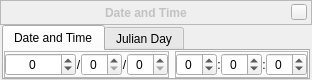
<?xml version="1.0" encoding="UTF-8"?>
<ui version="4.0">
 <class>dateTimeDialogForm</class>
 <widget class="QWidget" name="dateTimeDialogForm">
  <property name="geometry">
   <rect>
    <x>0</x>
    <y>0</y>
    <width>312</width>
    <height>74</height>
   </rect>
  </property>
  <property name="styleSheet">
   <string notr="true"/>
  </property>
  <layout class="QGridLayout" name="gridLayout">
   <property name="leftMargin">
    <number>0</number>
   </property>
   <property name="topMargin">
    <number>0</number>
   </property>
   <property name="rightMargin">
    <number>0</number>
   </property>
   <property name="bottomMargin">
    <number>0</number>
   </property>
   <property name="spacing">
    <number>0</number>
   </property>
   <item row="2" column="1">
    <widget class="QTabWidget" name="dateTimeTabWidget">
     <property name="currentIndex">
      <number>0</number>
     </property>
     <widget class="QWidget" name="dateTimeTab">
      <attribute name="title">
       <string>Date and Time</string>
      </attribute>
      <attribute name="toolTip">
       <string>Date and Time in Gregorian calendar</string>
      </attribute>
      <layout class="QGridLayout" name="gridLayout_2">
       <property name="leftMargin">
        <number>0</number>
       </property>
       <property name="topMargin">
        <number>0</number>
       </property>
       <property name="rightMargin">
        <number>0</number>
       </property>
       <property name="bottomMargin">
        <number>0</number>
       </property>
       <item row="0" column="0">
        <widget class="QFrame" name="dateFrame">
         <property name="frameShape">
          <enum>QFrame::StyledPanel</enum>
         </property>
         <layout class="QHBoxLayout" name="horizontalLayout">
          <property name="spacing">
           <number>0</number>
          </property>
          <property name="leftMargin">
           <number>0</number>
          </property>
          <property name="topMargin">
           <number>0</number>
          </property>
          <property name="rightMargin">
           <number>0</number>
          </property>
          <property name="bottomMargin">
           <number>0</number>
          </property>
          <item>
           <widget class="QSpinBox" name="spinner_year">
            <property name="sizePolicy">
             <sizepolicy hsizetype="Fixed" vsizetype="Fixed">
              <horstretch>0</horstretch>
              <verstretch>0</verstretch>
             </sizepolicy>
            </property>
            <property name="focusPolicy">
             <enum>Qt::StrongFocus</enum>
            </property>
            <property name="contextMenuPolicy">
             <enum>Qt::NoContextMenu</enum>
            </property>
            <property name="wrapping">
             <bool>false</bool>
            </property>
            <property name="frame">
             <bool>true</bool>
            </property>
            <property name="alignment">
             <set>Qt::AlignCenter</set>
            </property>
            <property name="minimum">
             <number>-1000000</number>
            </property>
            <property name="maximum">
             <number>1000000</number>
            </property>
           </widget>
          </item>
          <item>
           <widget class="QLabel" name="dateDelimiterLabel1">
            <property name="enabled">
             <bool>true</bool>
            </property>
            <property name="sizePolicy">
             <sizepolicy hsizetype="Expanding" vsizetype="Minimum">
              <horstretch>0</horstretch>
              <verstretch>0</verstretch>
             </sizepolicy>
            </property>
            <property name="maximumSize">
             <size>
              <width>10</width>
              <height>16777215</height>
             </size>
            </property>
            <property name="text">
             <string notr="true">/</string>
            </property>
            <property name="alignment">
             <set>Qt::AlignCenter</set>
            </property>
           </widget>
          </item>
          <item>
           <widget class="QSpinBox" name="spinner_month">
            <property name="sizePolicy">
             <sizepolicy hsizetype="Fixed" vsizetype="Fixed">
              <horstretch>0</horstretch>
              <verstretch>0</verstretch>
             </sizepolicy>
            </property>
            <property name="focusPolicy">
             <enum>Qt::StrongFocus</enum>
            </property>
            <property name="contextMenuPolicy">
             <enum>Qt::NoContextMenu</enum>
            </property>
            <property name="frame">
             <bool>true</bool>
            </property>
            <property name="alignment">
             <set>Qt::AlignCenter</set>
            </property>
            <property name="minimum">
             <number>0</number>
            </property>
            <property name="maximum">
             <number>13</number>
            </property>
           </widget>
          </item>
          <item>
           <widget class="QLabel" name="dateDelimiterLabel2">
            <property name="sizePolicy">
             <sizepolicy hsizetype="Expanding" vsizetype="Preferred">
              <horstretch>0</horstretch>
              <verstretch>0</verstretch>
             </sizepolicy>
            </property>
            <property name="maximumSize">
             <size>
              <width>10</width>
              <height>16777215</height>
             </size>
            </property>
            <property name="text">
             <string notr="true">/</string>
            </property>
            <property name="alignment">
             <set>Qt::AlignCenter</set>
            </property>
           </widget>
          </item>
          <item>
           <widget class="QSpinBox" name="spinner_day">
            <property name="sizePolicy">
             <sizepolicy hsizetype="Fixed" vsizetype="Fixed">
              <horstretch>0</horstretch>
              <verstretch>0</verstretch>
             </sizepolicy>
            </property>
            <property name="focusPolicy">
             <enum>Qt::StrongFocus</enum>
            </property>
            <property name="contextMenuPolicy">
             <enum>Qt::NoContextMenu</enum>
            </property>
            <property name="frame">
             <bool>true</bool>
            </property>
            <property name="alignment">
             <set>Qt::AlignCenter</set>
            </property>
            <property name="minimum">
             <number>0</number>
            </property>
            <property name="maximum">
             <number>32</number>
            </property>
           </widget>
          </item>
         </layout>
        </widget>
       </item>
       <item row="0" column="1">
        <widget class="QFrame" name="timeFrame">
         <property name="sizePolicy">
          <sizepolicy hsizetype="Preferred" vsizetype="Preferred">
           <horstretch>0</horstretch>
           <verstretch>0</verstretch>
          </sizepolicy>
         </property>
         <property name="font">
          <font/>
         </property>
         <property name="frameShape">
          <enum>QFrame::StyledPanel</enum>
         </property>
         <layout class="QHBoxLayout" name="horizontalLayout_2">
          <property name="spacing">
           <number>0</number>
          </property>
          <property name="leftMargin">
           <number>0</number>
          </property>
          <property name="topMargin">
           <number>0</number>
          </property>
          <property name="rightMargin">
           <number>0</number>
          </property>
          <property name="bottomMargin">
           <number>0</number>
          </property>
          <item>
           <widget class="QSpinBox" name="spinner_hour">
            <property name="sizePolicy">
             <sizepolicy hsizetype="Fixed" vsizetype="Fixed">
              <horstretch>0</horstretch>
              <verstretch>0</verstretch>
             </sizepolicy>
            </property>
            <property name="focusPolicy">
             <enum>Qt::StrongFocus</enum>
            </property>
            <property name="contextMenuPolicy">
             <enum>Qt::NoContextMenu</enum>
            </property>
            <property name="alignment">
             <set>Qt::AlignCenter</set>
            </property>
            <property name="minimum">
             <number>-1</number>
            </property>
            <property name="maximum">
             <number>24</number>
            </property>
           </widget>
          </item>
          <item>
           <widget class="QLabel" name="label_3">
            <property name="sizePolicy">
             <sizepolicy hsizetype="Expanding" vsizetype="Preferred">
              <horstretch>0</horstretch>
              <verstretch>0</verstretch>
             </sizepolicy>
            </property>
            <property name="maximumSize">
             <size>
              <width>10</width>
              <height>16777215</height>
             </size>
            </property>
            <property name="text">
             <string notr="true">:</string>
            </property>
            <property name="alignment">
             <set>Qt::AlignCenter</set>
            </property>
           </widget>
          </item>
          <item>
           <widget class="QSpinBox" name="spinner_minute">
            <property name="sizePolicy">
             <sizepolicy hsizetype="Fixed" vsizetype="Fixed">
              <horstretch>0</horstretch>
              <verstretch>0</verstretch>
             </sizepolicy>
            </property>
            <property name="focusPolicy">
             <enum>Qt::StrongFocus</enum>
            </property>
            <property name="contextMenuPolicy">
             <enum>Qt::NoContextMenu</enum>
            </property>
            <property name="alignment">
             <set>Qt::AlignCenter</set>
            </property>
            <property name="minimum">
             <number>-1</number>
            </property>
            <property name="maximum">
             <number>60</number>
            </property>
           </widget>
          </item>
          <item>
           <widget class="QLabel" name="label_4">
            <property name="sizePolicy">
             <sizepolicy hsizetype="Expanding" vsizetype="Preferred">
              <horstretch>0</horstretch>
              <verstretch>0</verstretch>
             </sizepolicy>
            </property>
            <property name="maximumSize">
             <size>
              <width>10</width>
              <height>16777215</height>
             </size>
            </property>
            <property name="autoFillBackground">
             <bool>false</bool>
            </property>
            <property name="text">
             <string notr="true">:</string>
            </property>
            <property name="alignment">
             <set>Qt::AlignCenter</set>
            </property>
           </widget>
          </item>
          <item>
           <widget class="QSpinBox" name="spinner_second">
            <property name="sizePolicy">
             <sizepolicy hsizetype="Fixed" vsizetype="Fixed">
              <horstretch>0</horstretch>
              <verstretch>0</verstretch>
             </sizepolicy>
            </property>
            <property name="focusPolicy">
             <enum>Qt::StrongFocus</enum>
            </property>
            <property name="contextMenuPolicy">
             <enum>Qt::NoContextMenu</enum>
            </property>
            <property name="frame">
             <bool>true</bool>
            </property>
            <property name="alignment">
             <set>Qt::AlignCenter</set>
            </property>
            <property name="buttonSymbols">
             <enum>QAbstractSpinBox::UpDownArrows</enum>
            </property>
            <property name="accelerated">
             <bool>true</bool>
            </property>
            <property name="prefix">
             <string/>
            </property>
            <property name="minimum">
             <number>-1</number>
            </property>
            <property name="maximum">
             <number>60</number>
            </property>
           </widget>
          </item>
         </layout>
        </widget>
       </item>
      </layout>
     </widget>
     <widget class="QWidget" name="julianDateTab">
      <attribute name="title">
       <string>Julian Day</string>
      </attribute>
      <layout class="QGridLayout" name="gridLayout_3">
       <property name="leftMargin">
        <number>0</number>
       </property>
       <property name="topMargin">
        <number>0</number>
       </property>
       <property name="rightMargin">
        <number>0</number>
       </property>
       <property name="bottomMargin">
        <number>0</number>
       </property>
       <item row="0" column="1">
        <widget class="QFrame" name="jdFrame">
         <property name="frameShape">
          <enum>QFrame::StyledPanel</enum>
         </property>
         <property name="frameShadow">
          <enum>QFrame::Plain</enum>
         </property>
         <layout class="QHBoxLayout" name="horizontalLayout_3">
          <property name="spacing">
           <number>0</number>
          </property>
          <property name="leftMargin">
           <number>5</number>
          </property>
          <property name="topMargin">
           <number>0</number>
          </property>
          <property name="rightMargin">
           <number>0</number>
          </property>
          <property name="bottomMargin">
           <number>0</number>
          </property>
          <item>
           <widget class="QLabel" name="label_5">
            <property name="toolTip">
             <string>Julian Day</string>
            </property>
            <property name="text">
             <string notr="true">JD:</string>
            </property>
            <property name="alignment">
             <set>Qt::AlignLeading|Qt::AlignLeft|Qt::AlignVCenter</set>
            </property>
           </widget>
          </item>
          <item>
           <widget class="QDoubleSpinBox" name="spinner_jd">
            <property name="focusPolicy">
             <enum>Qt::StrongFocus</enum>
            </property>
            <property name="contextMenuPolicy">
             <enum>Qt::NoContextMenu</enum>
            </property>
            <property name="alignment">
             <set>Qt::AlignCenter</set>
            </property>
            <property name="decimals">
             <number>6</number>
            </property>
            <property name="minimum">
             <double>-100000000.000000000000000</double>
            </property>
            <property name="maximum">
             <double>100000000.000000000000000</double>
            </property>
            <property name="singleStep">
             <double>0.000010000000000</double>
            </property>
           </widget>
          </item>
         </layout>
        </widget>
       </item>
       <item row="0" column="2">
        <widget class="QFrame" name="mjdFrame">
         <property name="frameShape">
          <enum>QFrame::StyledPanel</enum>
         </property>
         <property name="frameShadow">
          <enum>QFrame::Plain</enum>
         </property>
         <layout class="QHBoxLayout" name="horizontalLayout_5">
          <property name="spacing">
           <number>0</number>
          </property>
          <property name="leftMargin">
           <number>5</number>
          </property>
          <property name="topMargin">
           <number>0</number>
          </property>
          <property name="rightMargin">
           <number>0</number>
          </property>
          <property name="bottomMargin">
           <number>0</number>
          </property>
          <item>
           <widget class="QLabel" name="label_6">
            <property name="toolTip">
             <string>Modified Julian Day</string>
            </property>
            <property name="text">
             <string notr="true">MJD:</string>
            </property>
            <property name="alignment">
             <set>Qt::AlignLeading|Qt::AlignLeft|Qt::AlignVCenter</set>
            </property>
           </widget>
          </item>
          <item>
           <widget class="QDoubleSpinBox" name="spinner_mjd">
            <property name="focusPolicy">
             <enum>Qt::StrongFocus</enum>
            </property>
            <property name="contextMenuPolicy">
             <enum>Qt::NoContextMenu</enum>
            </property>
            <property name="alignment">
             <set>Qt::AlignCenter</set>
            </property>
            <property name="decimals">
             <number>6</number>
            </property>
            <property name="minimum">
             <double>-100000000.000000000000000</double>
            </property>
            <property name="maximum">
             <double>100000000.000000000000000</double>
            </property>
            <property name="singleStep">
             <double>0.000010000000000</double>
            </property>
           </widget>
          </item>
         </layout>
        </widget>
       </item>
      </layout>
     </widget>
    </widget>
   </item>
   <item row="2" column="0">
    <spacer name="horizontalSpacer_3">
     <property name="orientation">
      <enum>Qt::Horizontal</enum>
     </property>
     <property name="sizeHint" stdset="0">
      <size>
       <width>0</width>
       <height>0</height>
      </size>
     </property>
    </spacer>
   </item>
   <item row="3" column="1">
    <spacer name="verticalSpacer">
     <property name="orientation">
      <enum>Qt::Vertical</enum>
     </property>
     <property name="sizeHint" stdset="0">
      <size>
       <width>0</width>
       <height>0</height>
      </size>
     </property>
    </spacer>
   </item>
   <item row="2" column="2">
    <spacer name="horizontalSpacer_4">
     <property name="orientation">
      <enum>Qt::Horizontal</enum>
     </property>
     <property name="sizeHint" stdset="0">
      <size>
       <width>0</width>
       <height>0</height>
      </size>
     </property>
    </spacer>
   </item>
   <item row="1" column="1">
    <spacer name="verticalSpacer_2">
     <property name="orientation">
      <enum>Qt::Vertical</enum>
     </property>
     <property name="sizeHint" stdset="0">
      <size>
       <width>0</width>
       <height>0</height>
      </size>
     </property>
    </spacer>
   </item>
   <item row="0" column="0" colspan="3">
    <widget class="BarFrame" name="TitleBar">
     <property name="sizePolicy">
      <sizepolicy hsizetype="Expanding" vsizetype="Preferred">
       <horstretch>0</horstretch>
       <verstretch>0</verstretch>
      </sizepolicy>
     </property>
     <property name="minimumSize">
      <size>
       <width>16</width>
       <height>25</height>
      </size>
     </property>
     <property name="maximumSize">
      <size>
       <width>16777215</width>
       <height>25</height>
      </size>
     </property>
     <property name="frameShape">
      <enum>QFrame::StyledPanel</enum>
     </property>
     <layout class="QHBoxLayout">
      <property name="spacing">
       <number>0</number>
      </property>
      <property name="leftMargin">
       <number>0</number>
      </property>
      <property name="topMargin">
       <number>0</number>
      </property>
      <property name="rightMargin">
       <number>4</number>
      </property>
      <property name="bottomMargin">
       <number>0</number>
      </property>
      <item>
       <spacer name="horizontalSpacer">
        <property name="orientation">
         <enum>Qt::Horizontal</enum>
        </property>
        <property name="sizeHint" stdset="0">
         <size>
          <width>40</width>
          <height>20</height>
         </size>
        </property>
       </spacer>
      </item>
      <item>
       <widget class="QLabel" name="stelWindowTitle">
        <property name="palette">
         <palette>
          <active>
           <colorrole role="WindowText">
            <brush brushstyle="SolidPattern">
             <color alpha="255">
              <red>194</red>
              <green>194</green>
              <blue>195</blue>
             </color>
            </brush>
           </colorrole>
           <colorrole role="Text">
            <brush brushstyle="SolidPattern">
             <color alpha="255">
              <red>194</red>
              <green>194</green>
              <blue>195</blue>
             </color>
            </brush>
           </colorrole>
          </active>
          <inactive>
           <colorrole role="WindowText">
            <brush brushstyle="SolidPattern">
             <color alpha="255">
              <red>194</red>
              <green>194</green>
              <blue>195</blue>
             </color>
            </brush>
           </colorrole>
           <colorrole role="Text">
            <brush brushstyle="SolidPattern">
             <color alpha="255">
              <red>194</red>
              <green>194</green>
              <blue>195</blue>
             </color>
            </brush>
           </colorrole>
          </inactive>
          <disabled>
           <colorrole role="WindowText">
            <brush brushstyle="SolidPattern">
             <color alpha="255">
              <red>194</red>
              <green>194</green>
              <blue>195</blue>
             </color>
            </brush>
           </colorrole>
           <colorrole role="Text">
            <brush brushstyle="SolidPattern">
             <color alpha="255">
              <red>194</red>
              <green>194</green>
              <blue>195</blue>
             </color>
            </brush>
           </colorrole>
          </disabled>
         </palette>
        </property>
        <property name="font">
         <font>
          <weight>75</weight>
          <italic>false</italic>
          <bold>true</bold>
         </font>
        </property>
        <property name="text">
         <string>Date and Time</string>
        </property>
       </widget>
      </item>
      <item>
       <spacer name="horizontalSpacer_2">
        <property name="orientation">
         <enum>Qt::Horizontal</enum>
        </property>
        <property name="sizeHint" stdset="0">
         <size>
          <width>40</width>
          <height>20</height>
         </size>
        </property>
       </spacer>
      </item>
      <item>
       <widget class="QPushButton" name="closeStelWindow">
        <property name="sizePolicy">
         <sizepolicy hsizetype="Fixed" vsizetype="Fixed">
          <horstretch>0</horstretch>
          <verstretch>0</verstretch>
         </sizepolicy>
        </property>
        <property name="minimumSize">
         <size>
          <width>16</width>
          <height>16</height>
         </size>
        </property>
        <property name="maximumSize">
         <size>
          <width>16</width>
          <height>16</height>
         </size>
        </property>
        <property name="focusPolicy">
         <enum>Qt::NoFocus</enum>
        </property>
        <property name="text">
         <string/>
        </property>
       </widget>
      </item>
     </layout>
    </widget>
   </item>
  </layout>
 </widget>
 <customwidgets>
  <customwidget>
   <class>BarFrame</class>
   <extends>QFrame</extends>
   <header>Dialog.hpp</header>
   <container>1</container>
  </customwidget>
 </customwidgets>
 <resources/>
 <connections/>
</ui>
